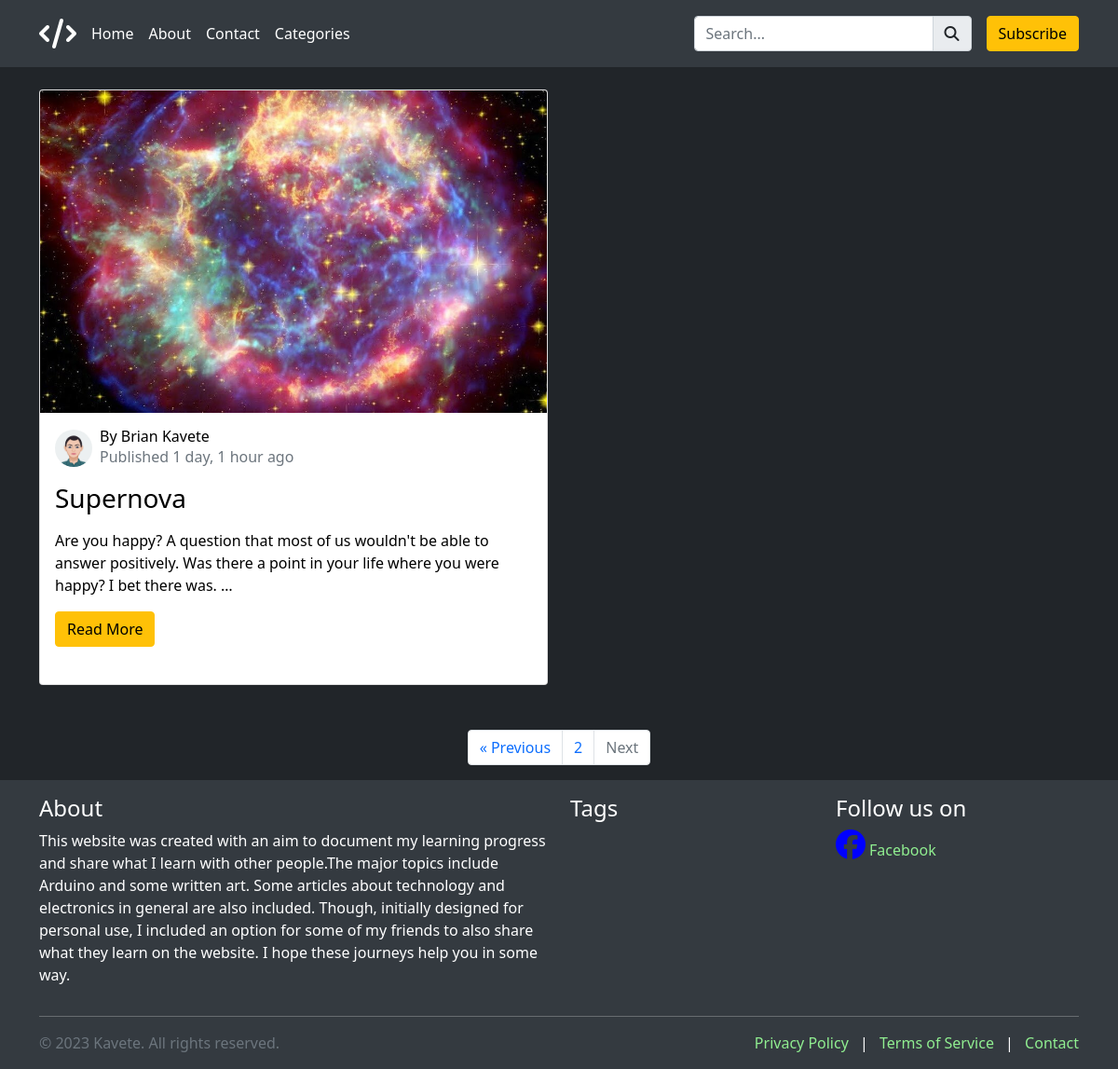
/tags/literature?page=2, run on the app's committed database.
### kavete/models.py (models this page shows, shortened)
class BlogPost(models.Model):
    category_choices = [
        ('arduino', 'Arduino'),
        ('electronics', 'Electronics'),
        ('linux', 'Linux'),
        ('literature', 'Literature'),
    ]
    title = models.CharField(max_length=255, unique=True)
    author = models.ForeignKey(UserProfile, on_delete=models.CASCADE)
    category = models.CharField(max_length=20, choices=category_choices)
    content = RichTextUploadingField(unique=True)
    date_published = models.DateTimeField(auto_now_add=True)
    date_updated = models.DateTimeField(auto_now=True)
    preview_image = models.ImageField(upload_to=unique_image_name, null=True, blank=True)
    tags = models.ManyToManyField(Tag)

### user_profiles/models.py (models this page shows, shortened)
class UserProfile(models.Model):
    user = models.OneToOneField(User, on_delete=models.CASCADE)
    avatar = models.ImageField(upload_to=unique_avatar_name, null=True, blank=True)
    about = models.TextField(null=True, blank=True)

### kavete/views.py (the view)
# urls.py: path('tags/<str:tag_name>', views.get_posts_by_tag, name='posts_by_tag'),
def get_posts_by_tag(request, tag_name):
    tag = get_object_or_404(Tag, name=tag_name)
    posts_with_tag = BlogPost.objects.filter(tags=tag)
    paginator = Paginator(posts_with_tag, per_page=2)
    page_number = request.GET.get('page')
    data = paginator.get_page(page_number)
    context = {
        'tag': tag,
        'post_with_tag': data
    }
    return render(request, 'posts_by_tag.html', context)

### kavete/context_processors.py (called while the page is built)
def get_all_tags(request):
    all_tags = Tag.objects.all().order_by('?')[:10]
    return {
        'all_tags': all_tags
    }

### kavete/models.py (called while the page is built)
    def __str__(self):
        return self.name

### templates/posts_by_tag.html (shortened to what this page needs)
{% extends 'layout/base.html' %}
{% load humanize %}
{% block content %}
    <div class="container mt-4 mb-4">
        <div class="row align-items-stretch">
                {% for post in post_with_tag %}
                    <div class="col-md-6 mb-4">
                        <div class="card mb-4 h-100">
                            {% if post.preview_image %}
                                <img src="{{ post.preview_image.url }}" alt="Blog Post Image" class="card-img-top">
                            {% endif %}
                            <div class="card-body">
                                <div class="d-flex align-items-center mb-3">
                                    <img src="{{ post.author.avatar.url }}" alt="Author Avatar" class="rounded-circle me-2"
                                         style="width: 40px; height: 40px;">
                                    <div>
                                        <h6 class="m-0 text-black">
                                            By {{ post.author.user.first_name }} {{ post.author.user.last_name }}</h6>
                                        <p class="text-muted m-0">Published {{ post.date_published | naturaltime }}</p>
                                    </div>
                                </div>
                                <h3 class="card-title">{{ post.title }}</h3>
                                <p class="card-text">
                                    {{ post.content | truncatewords:30 | safe }}
                                </p>
                                <a href="{{ post.id }}" class="btn btn-warning">Read More</a>
                            </div>
                        </div>
                    </div>
                {% endfor %}
        </div>
    </div>
    <nav aria-label="Page navigation">
        <ul class="pagination justify-content-center">
            {% if post_with_tag.has_previous %}
                <li class="page-item">
                    <a class="page-link" href='?page={{ post_with_tag.previous_page_number }}'>&laquo; Previous</a>
                </li>
            {% else %}
                <li class="page-item disabled">
                    <a class="page-link" href='#' tabindex="-1" aria-disabled="True">Previous</a>
                </li>
            {% endif %}
            <li class="page-item">
                <a href="#" class="page-link">{{ post_with_tag.number }}</a>
            </li>
            {% if post_with_tag.has_next %}
                <li class="page-item">
                    <a class="page-link" href='?page={{ post_with_tag.next_page_number }}'>Next &raquo;</a>
                </li>
            {% else %}
                <li class="page-item disabled">
                    <a class="page-link" href='' tabindex="-1" aria-disabled="True">Next</a>
                </li>
            {% endif %}
        </ul>
    </nav>
{% endblock %}

### static/main_assets/css/main_styles.css (style rules this page uses)
body { background-color: #212529; color: #fff; }
.card { color: #000; }
a { color: lightgreen; text-decoration: none; }

### data on the page
BlogPost: preview_image (picture), author.avatar (picture), author.user.first_name "Brian", author.user.last_name "Kavete", date_published "1 day, 1 hour ago", title "Supernova", content "Are you happy? A question that most of us wouldn't be able to answer positively. Was there a point in your life where you were happy? I bet there was. …"

### other printed values
{{ post_with_tag.number }} "2"
